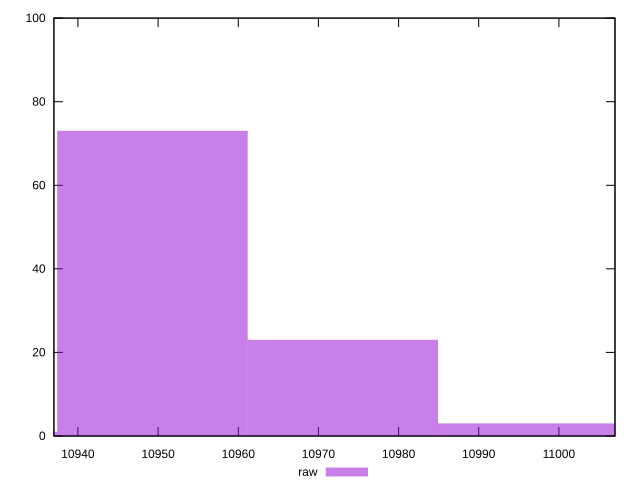

Source code (gnuplot):
reset
set terminal svg size 640, 490 enhanced background rgb 'white'
set output "report_00007_2020-12-11T15:55:29.892Z/metrics/samples/pages+cached+nointeractive/raw/histogram.svg"

$raw <<EOF
10973.037275101735 23
10949.286112168615 73
10996.788438034857 3
10925.534949235494 1
EOF

set key outside below
set boxwidth 23.75116293312064
set yrange [0:100]
set style fill transparent solid 0.5 noborder

plot \
  $raw title "raw" with boxes, \


reset
